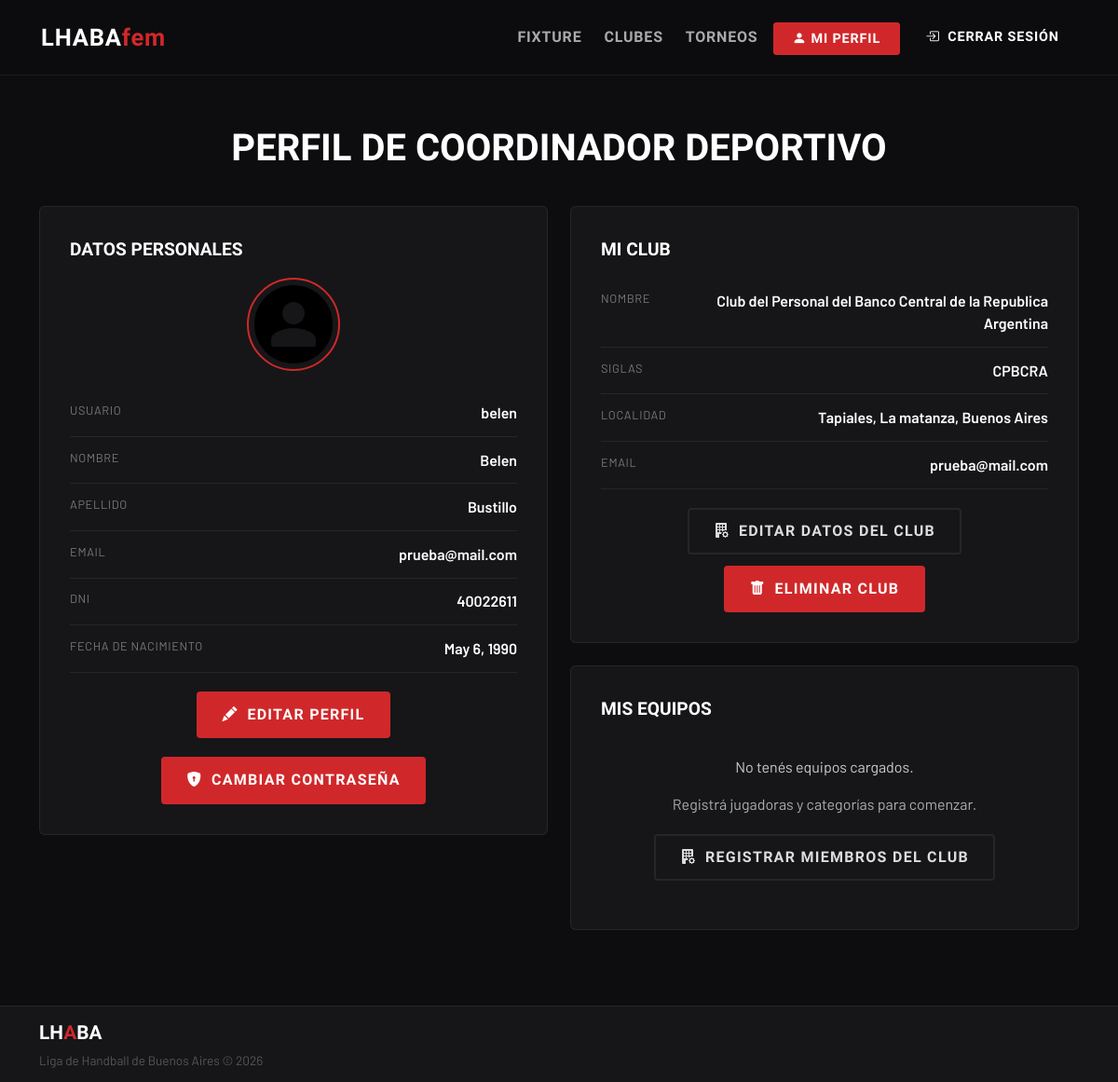
Page /perfil_coordinador/ (signed in) on the committed database.
### accounts/models.py (models this page shows, shortened)
class Profile(AbstractUser):
    avatar = models.ImageField(
        upload_to=upload_avatar_path,
        default="default/avatar.png",
        blank=True,
        null=True,
        verbose_name="Avatar"
    )
    fecha_de_nacimiento = models.DateField(null=True)
    dni = models.CharField(max_length=15, unique=True)

### clubes/models.py (models this page shows, shortened)
class ClubesRegistrados(models.Model):
    id = models.AutoField(primary_key=True)
    nombre_siglas = models.CharField(unique=True)
    nombre_completo = models.CharField()
    nombre_corto = models.CharField(max_length=30,null=True)
    localidad = models.CharField()
    email = models.EmailField()
    fecha_ingreso = models.DateField(auto_now_add=True)
    coordinador_deportivo = models.OneToOneField(
        "accounts.Profile",
        on_delete=models.CASCADE,
        null=False,
        blank=False,
        related_name="club"
    )

### accounts/views.py (the view)
# urls.py: path("perfil_coordinador/",ProfileDetailView.as_view(), name="profile_detail"),
class ProfileDetailView(LoginRequiredMixin, TemplateView):
    template_name = "accounts/profile_detail.html"
    def get_context_data(self, **kwargs):
        context = super().get_context_data(**kwargs)
        user = self.request.user
        if hasattr(user, "club"):
            categorias = Categoria.objects.filter(
                personarol__club=user.club
            ).distinct()
            context["equipos"] = categorias
        else:
            context["equipos"] = []
        return context

### accounts/templates/accounts/profile_detail.html (shortened to what this page needs)
{% extends 'index.html' %}
{% block princ_content %}
<div class="container-xl profile-container">
  <div class="page-header">
    <div class="page-title">Perfil de coordinador deportivo</div>
  </div>
  <div class="row g-4">
    <div class="col-md-6">
      <div class="card-detail">
        <div class="section-title-small">
          Datos personales
        </div>
        <div class="profile-avatar">
          <img src="{{ user.avatar.url }}" alt="Avatar">
        </div>
        <div class="detail-row">
          <div class="detail-label">Usuario</div>
          <div class="detail-value">{{ user.username }}</div>
        </div>
        <div class="detail-row">
          <div class="detail-label">Nombre</div>
          <div class="detail-value">{{ user.first_name }}</div>
        </div>
        <div class="detail-row">
          <div class="detail-label">Apellido</div>
          <div class="detail-value">{{ user.last_name }}</div>
        </div>
        <div class="detail-row">
          <div class="detail-label">Email</div>
          <div class="detail-value">{{ user.email }}</div>
        </div>
        <div class="detail-row">
          <div class="detail-label">DNI</div>
          <div class="detail-value">{{ user.dni }}</div>
        </div>
        <div class="detail-row">
          <div class="detail-label">Fecha de nacimiento</div>
          <div class="detail-value">
            {% if user.fecha_de_nacimiento %}
              {{ user.fecha_de_nacimiento }}
            {% else %}
              <span class="text-muted">No cargado</span>
            {% endif %}
          </div>
        </div>
        <div class="profile-actions">
          <a href="{% url 'profile_change' %}" class="btn-cta btn-cta-primary">
            <i class="bi bi-pencil-fill"></i>
            Editar perfil
          </a>
        </div>
        <div class="profile-actions">
          <a href="{% url 'pass_change' %}" class="btn-cta btn-cta-primary">
            <i class="bi bi-shield-lock-fill"></i>
            Cambiar contraseña
          </a>
        </div>
      </div>
    </div>
    <div class="col-md-6">
    <div class="card-detail">
      <div class="section-title-small">
        Mi Club
      </div>
      {% if user.club %}
        <div class="detail-row">
          <div class="detail-label">Nombre</div>
          <div class="detail-value">{{ user.club.nombre_completo }}</div>
        </div>
        <div class="detail-row">
          <div class="detail-label">Siglas</div>
          <div class="detail-value">{{ user.club.nombre_siglas }}</div>
        </div>
        <div class="detail-row">
          <div class="detail-label">Localidad</div>
          <div class="detail-value">{{ user.club.localidad }}</div>
        </div>
        <div class="detail-row">
          <div class="detail-label">Email</div>
          <div class="detail-value">{{ user.club.email }}</div>
        </div>
        <div class="profile-actions">
          <a
            href="{% url 'club_actualizar' user.club.nombre_siglas %}"
            class="btn-cta btn-cta-outline"
          >
            <i class="bi bi-building-fill-gear"></i>
            Editar datos del club
          </a>
          <a
            href="{% url 'consulta_eliminar_club' user.club.nombre_siglas %}"
            class="btn-cta btn-danger-custom"
          >
            <i class="bi bi-trash-fill"></i>
            Eliminar club
          </a>
        </div>
      {% endif %}
    </div>
      <div class="card-detail mt-4">
        <div class="section-title-small">
          Mis equipos
        </div>
        {% if equipos %}
          <div class="team-list">
            {% for equipo in equipos %}
              <div class="team-item">
                <div class="team-item-header">
                  <div class="team-name">
                    {{ equipo.nombre_categoria }}
                  </div>
                  <span class="team-badge">
                    Equipo oficial
                  </span>
                </div>
                <div class="team-details">
                  <div class="team-detail">
                    <span>Personas:</span>
                    {{ equipo.personarol_set.count }}
                  </div>
                </div>
              </div>
            {% endfor %}
          </div>
          <div class="profile-actions mt-4">
            <a
              href="{% url 'administrar_equipos' user.club.nombre_siglas %}"
              class="btn-cta btn-cta-outline"
            >
              <i class="bi bi-people-fill"></i>
              Administrar equipos
            </a>
          </div>
        {% else %}
          {% if user.club %}
            <div class="empty-club">
              <p>No tenés equipos cargados.</p>
              <p class="text-muted">
                Registrá jugadoras y categorías para comenzar.
              </p>
            <div class="profile-actions">
              <a
                href="{% url 'registrar_persona' user.club.nombre_siglas %}"
                class="btn-cta btn-cta-outline"
              >
                <i class="bi bi-building-fill-gear"></i>
                Registrar miembros del club
              </a>
            </div>
            </div>
          {% endif %}
        {% endif %}
      </div>
    </div>
  </div>
</div>
{% endblock %}

### templates/index.html (style rules this page uses)
:root { --lhaba-red: #D0282A; --lhaba-red-dark: #A01E20; --lhaba-gold: #E8A020; --bg-dark: #0D0D0F; --bg-card: #161618; --bg-card-hover: #1E1E22; --border-subtle: rgba(255,255,255,0.07); }
* { box-sizing: border-box; }
body { background-color: var(--bg-dark); font-family: 'Barlow', sans-serif; color: #E0E0E0; min-height: 100vh; overflow-x: hidden; display: flex; flex-direction: column; }
html, body { height: 100%; }
.btn-cta { font-family: 'Barlow Condensed', sans-serif; font-weight: 700; font-size: 1rem; letter-spacing: 0.08em; text-transform: uppercase; padding: 0.7rem 1.6rem; border-radius: 4px; display: inline-flex; align-items: center; gap: 0.6rem; transition: all 0.2s ease; text-decoration: none; min-width: 170px; justify-content: center; }
.btn-cta-primary { background-color: var(--lhaba-red); color: #fff; border: 2px solid var(--lhaba-red); }
.btn-cta-outline { background-color: transparent; color: #ddd; border: 2px solid var(--border-subtle); }
.page-header { padding: 3rem 0 2rem; text-align: center; }
.page-title { font-family: 'Barlow Condensed', sans-serif; font-weight: 800; font-size: 2.8rem; text-transform: uppercase; color: #fff; }
.page-title { font-family: 'Barlow Condensed', sans-serif; font-weight: 800; font-size: 2.5rem; text-transform: uppercase; color: #fff; }
.card-detail { max-width: 700px; margin: 0 auto; background-color: var(--bg-card); border: 1px solid var(--border-subtle); border-radius: 6px; padding: 2rem; }
.detail-row { display: flex; justify-content: space-between; padding: 0.8rem 0; border-bottom: 1px solid var(--border-subtle); }
.detail-label { font-size: 0.8rem; color: #777; text-transform: uppercase; letter-spacing: 0.05em; }
.detail-value { font-weight: 600; color: #fff; text-align: right; }
.row.g-4 { --bs-gutter-y: 1rem; }
.container-xl { position: relative; z-index: 1; }

### accounts/templates/accounts/profile_detail.html (style rules this page uses)
.profile-container { padding-bottom: 80px; }
.section-title-small { font-family: 'Barlow Condensed', sans-serif; font-weight: 700; font-size: 1.2rem; text-transform: uppercase; color: #fff; margin-bottom: 15px; }
.profile-avatar { display: flex; justify-content: center; margin-bottom: 20px; }
.profile-avatar img { width: 100px; height: 100px; border-radius: 50%; object-fit: cover; border: 2px solid var(--lhaba-red); }
.profile-actions { margin-top: 20px; display: flex; justify-content: center; flex-wrap: wrap; gap: 12px; }
.empty-club { text-align: center; padding: 20px; color: #ccc; }
.text-muted { color: #777; }
.btn-danger-custom { background-color: var(--lhaba-red); color: #fff; border: 2px solid var(--lhaba-red); }

### rows in the picture
Profile: avatar (placeholder picture), username "belen", first_name "Belen", last_name "Bustillo", email "prueba@mail.com", dni "40022611", fecha_de_nacimiento "May 6, 1990", club.nombre_completo "Club del Personal del Banco Central de la Republica Argentina", club.nombre_siglas "CPBCRA", club.localidad "Tapiales, La matanza, Buenos Aires", club.email "prueba@mail.com"
